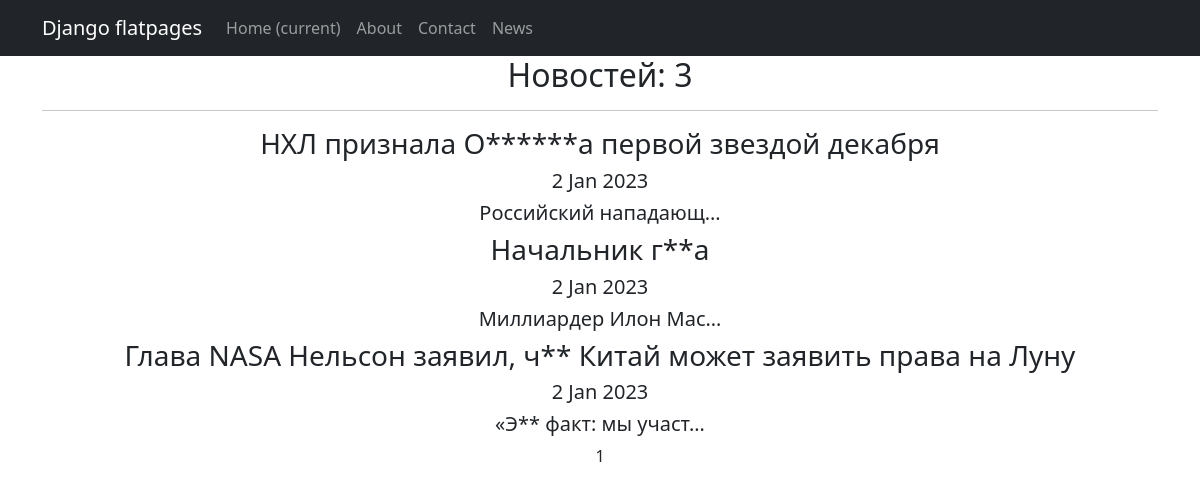
The page /news/ on the database as committed earlier.
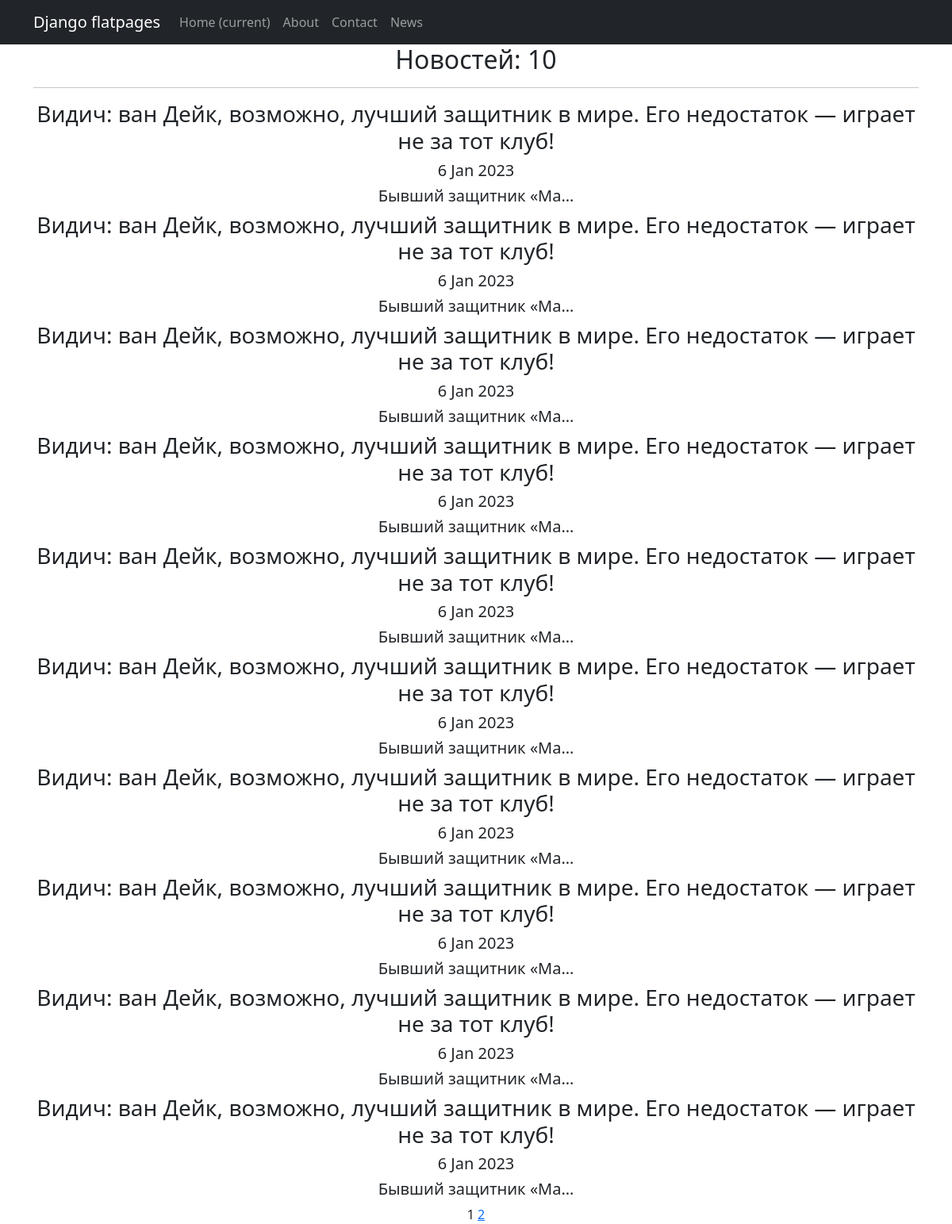
The same page on the database as committed later.
### news/models.py (models this page shows, shortened)
class Post(models.Model):
    author = models.ForeignKey(Author, on_delete=models.CASCADE)
    type = models.CharField(max_length=10, choices=TYPES, default='article')
    time_in = models.DateTimeField(auto_now_add=True)
    category = models.ManyToManyField(Category, through='PostCategory')
    title = models.CharField(max_length=255)
    text = models.TextField()
    rating = models.IntegerField(default=0)

### news/views.py (the view)
# urls.py: path('', NewsList.as_view()),
class NewsList(ListView):
    model = Post
    ordering = '-time_in'
    template_name = 'news.html'
    context_object_name = 'news'
    paginate_by = 10

### news/templatetags/custom_filters.py (called while the page is built)
@register.filter()
def censor(text):
    non_cens = ['редиска', 'овечкин', 'новость', 'это', 'что', 'год']
    try:
        if not isinstance(text, str):
            raise CensorException('Error')
        for word in non_cens:
            text = re.sub(word, word[0] + '*' * (len(word) - 1), text)
            title_word = word.title()
            text = re.sub(title_word, title_word[0] + '*' * (len(word) - 1), text)
        return text
    except CensorException as e:
        print(e)

### templates/news.html (shortened to what this page needs)
{% extends 'flatpages/default.html' %}
{% load custom_filters %}
{% block content %}
    <h2>Новостей: {{ news|length }}</h2>
    <hr>
    {% if news %}
        {% for new in news %}
            <h3>{{ new.title|censor }}</h3>
            <h5>{{ new.time_in|date:'j M Y' }}</h5>
            <h5>{{ new.text|censor|truncatechars:20 }}</h5>
        {% endfor %}
    {% else %}
        <h4>Новостей нет!</h4>
    {% endif %}
    {{ page_obj.number }}
    {% if page_obj.has_next %}
       <a href="?page={{ page_obj.next_page_number }}">{{ page_obj.next_page_number }}</a>
   {% endif %}
{% endblock content %}

Rows that differ between the two databases and show on the page:
no longer on this page (row unchanged): Post: title|censor "НХЛ признала О******а первой звездой декабря", time_in "2 Jan 2023", text|censor "Российский нападающ…"
no longer on this page (row unchanged): Post: title|censor "Начальник г**а", time_in "2 Jan 2023", text|censor "Миллиардер Илон Мас…"
no longer on this page (row unchanged): Post: title|censor "Глава NASA Нельсон заявил, ч** Китай может заявить права на Луну", time_in "2 Jan 2023", text|censor "«Э** факт: мы участ…"
added Post: title|censor "Видич: ван Дейк, возможно, лучший защитник в мире. Его недостаток — играет не за тот клуб!", time_in "6 Jan 2023", text|censor "Бывший защитник «Ма…"
added Post: title|censor "Видич: ван Дейк, возможно, лучший защитник в мире. Его недостаток — играет не за тот клуб!", time_in "6 Jan 2023", text|censor "Бывший защитник «Ма…"
added Post: title|censor "Видич: ван Дейк, возможно, лучший защитник в мире. Его недостаток — играет не за тот клуб!", time_in "6 Jan 2023", text|censor "Бывший защитник «Ма…"
added Post: title|censor "Видич: ван Дейк, возможно, лучший защитник в мире. Его недостаток — играет не за тот клуб!", time_in "6 Jan 2023", text|censor "Бывший защитник «Ма…"
added Post: title|censor "Видич: ван Дейк, возможно, лучший защитник в мире. Его недостаток — играет не за тот клуб!", time_in "6 Jan 2023", text|censor "Бывший защитник «Ма…"
added Post: title|censor "Видич: ван Дейк, возможно, лучший защитник в мире. Его недостаток — играет не за тот клуб!", time_in "6 Jan 2023", text|censor "Бывший защитник «Ма…"
added Post: title|censor "Видич: ван Дейк, возможно, лучший защитник в мире. Его недостаток — играет не за тот клуб!", time_in "6 Jan 2023", text|censor "Бывший защитник «Ма…"
added Post: title|censor "Видич: ван Дейк, возможно, лучший защитник в мире. Его недостаток — играет не за тот клуб!", time_in "6 Jan 2023", text|censor "Бывший защитник «Ма…"
added Post: title|censor "Видич: ван Дейк, возможно, лучший защитник в мире. Его недостаток — играет не за тот клуб!", time_in "6 Jan 2023", text|censor "Бывший защитник «Ма…"
added Post: title|censor "Видич: ван Дейк, возможно, лучший защитник в мире. Его недостаток — играет не за тот клуб!", time_in "6 Jan 2023", text|censor "Бывший защитник «Ма…"
Other text that changed with them:
{{ news|length }}: "3" → "10"
{{ page_obj.next_page_number }}: (not shown) → "2"
